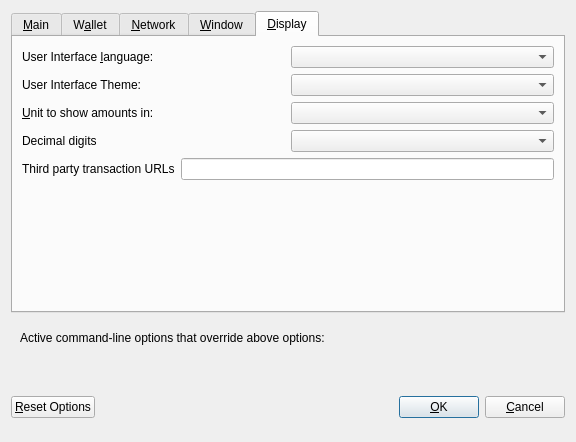
<?xml version="1.0" encoding="UTF-8"?>
<ui version="4.0">
 <class>OptionsDialog</class>
 <widget class="QDialog" name="OptionsDialog">
  <property name="geometry">
   <rect>
    <x>0</x>
    <y>0</y>
    <width>576</width>
    <height>442</height>
   </rect>
  </property>
  <property name="windowTitle">
   <string>Options</string>
  </property>
  <property name="modal">
   <bool>true</bool>
  </property>
  <layout class="QVBoxLayout" name="verticalLayout">
   <item>
    <widget class="QTabWidget" name="tabWidget">
     <property name="currentIndex">
      <number>4</number>
     </property>
     <widget class="QWidget" name="tabMain">
      <attribute name="title">
       <string>&amp;Main</string>
      </attribute>
      <layout class="QVBoxLayout" name="verticalLayout_Main">
       <item>
        <widget class="QCheckBox" name="bitcoinAtStartup">
         <property name="toolTip">
          <string>Automatically start PhoneCoin after logging in to the system.</string>
         </property>
         <property name="text">
          <string>&amp;Start PhoneCoin on system login</string>
         </property>
        </widget>
       </item>
       <item>
        <layout class="QHBoxLayout" name="horizontalLayout_2_Main">
         <item>
          <widget class="QLabel" name="databaseCacheLabel">
           <property name="text">
            <string>Size of &amp;database cache</string>
           </property>
           <property name="textFormat">
            <enum>Qt::PlainText</enum>
           </property>
           <property name="buddy">
            <cstring>databaseCache</cstring>
           </property>
          </widget>
         </item>
         <item>
          <widget class="QSpinBox" name="databaseCache"/>
         </item>
         <item>
          <widget class="QLabel" name="databaseCacheUnitLabel">
           <property name="text">
            <string>MB</string>
           </property>
           <property name="textFormat">
            <enum>Qt::PlainText</enum>
           </property>
          </widget>
         </item>
         <item>
          <spacer name="horizontalSpacer_2_Main">
           <property name="orientation">
            <enum>Qt::Horizontal</enum>
           </property>
           <property name="sizeHint" stdset="0">
            <size>
             <width>40</width>
             <height>20</height>
            </size>
           </property>
          </spacer>
         </item>
        </layout>
       </item>
       <item>
        <layout class="QHBoxLayout" name="horizontalLayout_3_Main">
         <item>
          <widget class="QLabel" name="threadsScriptVerifLabel">
           <property name="text">
            <string>Number of script &amp;verification threads</string>
           </property>
           <property name="textFormat">
            <enum>Qt::PlainText</enum>
           </property>
           <property name="buddy">
            <cstring>threadsScriptVerif</cstring>
           </property>
          </widget>
         </item>
         <item>
          <widget class="QSpinBox" name="threadsScriptVerif">
           <property name="toolTip">
            <string>(0 = auto, &lt;0 = leave that many cores free)</string>
           </property>
          </widget>
         </item>
         <item>
          <spacer name="horizontalSpacer_3_Main">
           <property name="orientation">
            <enum>Qt::Horizontal</enum>
           </property>
           <property name="sizeHint" stdset="0">
            <size>
             <width>40</width>
             <height>20</height>
            </size>
           </property>
          </spacer>
         </item>
        </layout>
       </item>
       <item>
        <spacer name="verticalSpacer_2">
         <property name="orientation">
          <enum>Qt::Vertical</enum>
         </property>
         <property name="sizeHint" stdset="0">
          <size>
           <width>20</width>
           <height>40</height>
          </size>
         </property>
        </spacer>
       </item>
       <item>
        <layout class="QHBoxLayout" name="horizontalLayout_3">
         <item>
          <widget class="QLabel" name="percentage_label">
           <property name="toolTip">
            <string>This setting determines the amount of individual masternodes that an input will be anonymized through.&lt;br/&gt;More rounds of anonymization gives a higher degree of privacy, but also costs more in fees.</string>
           </property>
           <property name="text">
            <string>Obfuscation rounds to use</string>
           </property>
          </widget>
         </item>
         <item>
          <widget class="QSpinBox" name="obfuscationRounds">
           <property name="minimum">
            <number>10</number>
           </property>
           <property name="maximum">
            <number>100</number>
           </property>
          </widget>
         </item>
        </layout>
       </item>
       <item>
        <layout class="QHBoxLayout" name="horizontalLayout">
         <item>
          <widget class="QLabel" name="label_2">
           <property name="toolTip">
            <string>This amount acts as a threshold to turn off Obfuscation once it's reached.</string>
           </property>
           <property name="statusTip">
            <string notr="true"/>
           </property>
           <property name="whatsThis">
            <string notr="true"/>
           </property>
           <property name="accessibleName">
            <string notr="true"/>
           </property>
           <property name="accessibleDescription">
            <string notr="true"/>
           </property>
           <property name="text">
            <string>Amount of PhoneCoin to keep anonymized</string>
           </property>
          </widget>
         </item>
         <item>
          <widget class="QSpinBox" name="anonymizePhc">
           <property name="minimum">
            <number>100</number>
           </property>
           <property name="maximum">
            <number>100000</number>
           </property>
           <property name="singleStep">
            <number>100</number>
           </property>
           <property name="value">
            <number>1000</number>
           </property>
          </widget>
         </item>
        </layout>
       </item>
      </layout>
     </widget>
     <widget class="QWidget" name="tabWallet">
      <attribute name="title">
       <string>W&amp;allet</string>
      </attribute>
      <layout class="QVBoxLayout" name="verticalLayout_Wallet">
       <item>
        <widget class="QGroupBox" name="groupBox">
         <property name="title">
          <string>Expert</string>
         </property>
         <layout class="QVBoxLayout" name="verticalLayout_2">
          <item>
           <widget class="QCheckBox" name="coinControlFeatures">
            <property name="toolTip">
             <string>Whether to show coin control features or not.</string>
            </property>
            <property name="text">
             <string>Enable coin &amp;control features</string>
            </property>
           </widget>
          </item>
          <item>
           <widget class="QCheckBox" name="showMasternodesTab">
            <property name="toolTip">
             <string>Show additional tab listing all your masternodes in first sub-tab&lt;br/&gt;and all masternodes on the network in second sub-tab.</string>
            </property>
            <property name="text">
             <string>Show Masternodes Tab</string>
            </property>
           </widget>
          </item>
          <item>
           <widget class="QCheckBox" name="spendZeroConfChange">
            <property name="toolTip">
             <string>If you disable the spending of unconfirmed change, the change from a transaction&lt;br/&gt;cannot be used until that transaction has at least one confirmation.&lt;br/&gt;This also affects how your balance is computed.</string>
            </property>
            <property name="text">
             <string>&amp;Spend unconfirmed change</string>
            </property>
           </widget>
          </item>
         </layout>
        </widget>
       </item>
       <item>
        <spacer name="verticalSpacer_Wallet">
         <property name="orientation">
          <enum>Qt::Vertical</enum>
         </property>
         <property name="sizeHint" stdset="0">
          <size>
           <width>20</width>
           <height>40</height>
          </size>
         </property>
        </spacer>
       </item>
      </layout>
     </widget>
     <widget class="QWidget" name="tabNetwork">
      <attribute name="title">
       <string>&amp;Network</string>
      </attribute>
      <layout class="QVBoxLayout" name="verticalLayout_Network">
       <item>
        <widget class="QCheckBox" name="mapPortUpnp">
         <property name="toolTip">
          <string>Automatically open the PhoneCoin client port on the router. This only works when your router supports UPnP and it is enabled.</string>
         </property>
         <property name="text">
          <string>Map port using &amp;UPnP</string>
         </property>
        </widget>
       </item>
       <item>
        <widget class="QCheckBox" name="allowIncoming">
         <property name="toolTip">
          <string>Accept connections from outside</string>
         </property>
         <property name="text">
          <string>Allow incoming connections</string>
         </property>
        </widget>
       </item>
       <item>
        <widget class="QCheckBox" name="connectSocks">
         <property name="toolTip">
          <string>Connect to the PhoneCoin network through a SOCKS5 proxy.</string>
         </property>
         <property name="text">
          <string>&amp;Connect through SOCKS5 proxy (default proxy):</string>
         </property>
        </widget>
       </item>
       <item>
        <layout class="QHBoxLayout" name="horizontalLayout_1_Network">
         <item>
          <widget class="QLabel" name="proxyIpLabel">
           <property name="text">
            <string>Proxy &amp;IP:</string>
           </property>
           <property name="textFormat">
            <enum>Qt::PlainText</enum>
           </property>
           <property name="buddy">
            <cstring>proxyIp</cstring>
           </property>
          </widget>
         </item>
         <item>
          <widget class="QValidatedLineEdit" name="proxyIp">
           <property name="minimumSize">
            <size>
             <width>140</width>
             <height>0</height>
            </size>
           </property>
           <property name="maximumSize">
            <size>
             <width>140</width>
             <height>16777215</height>
            </size>
           </property>
           <property name="toolTip">
            <string>IP address of the proxy (e.g. IPv4: 127.0.0.1 / IPv6: ::1)</string>
           </property>
          </widget>
         </item>
         <item>
          <widget class="QLabel" name="proxyPortLabel">
           <property name="text">
            <string>&amp;Port:</string>
           </property>
           <property name="textFormat">
            <enum>Qt::PlainText</enum>
           </property>
           <property name="buddy">
            <cstring>proxyPort</cstring>
           </property>
          </widget>
         </item>
         <item>
          <widget class="QLineEdit" name="proxyPort">
           <property name="minimumSize">
            <size>
             <width>55</width>
             <height>0</height>
            </size>
           </property>
           <property name="maximumSize">
            <size>
             <width>55</width>
             <height>16777215</height>
            </size>
           </property>
           <property name="toolTip">
            <string>Port of the proxy (e.g. 9050)</string>
           </property>
          </widget>
         </item>
         <item>
          <spacer name="horizontalSpacer_1_Network">
           <property name="orientation">
            <enum>Qt::Horizontal</enum>
           </property>
           <property name="sizeHint" stdset="0">
            <size>
             <width>40</width>
             <height>20</height>
            </size>
           </property>
          </spacer>
         </item>
        </layout>
       </item>
       <item>
        <spacer name="verticalSpacer_Network">
         <property name="orientation">
          <enum>Qt::Vertical</enum>
         </property>
         <property name="sizeHint" stdset="0">
          <size>
           <width>20</width>
           <height>40</height>
          </size>
         </property>
        </spacer>
       </item>
      </layout>
     </widget>
     <widget class="QWidget" name="tabWindow">
      <attribute name="title">
       <string>&amp;Window</string>
      </attribute>
      <layout class="QVBoxLayout" name="verticalLayout_Window">
       <item>
        <widget class="QCheckBox" name="minimizeToTray">
         <property name="toolTip">
          <string>Show only a tray icon after minimizing the window.</string>
         </property>
         <property name="text">
          <string>&amp;Minimize to the tray instead of the taskbar</string>
         </property>
        </widget>
       </item>
       <item>
        <widget class="QCheckBox" name="minimizeOnClose">
         <property name="toolTip">
          <string>Minimize instead of exit the application when the window is closed. When this option is enabled, the application will be closed only after selecting Quit in the menu.</string>
         </property>
         <property name="text">
          <string>M&amp;inimize on close</string>
         </property>
        </widget>
       </item>
       <item>
        <spacer name="verticalSpacer_Window">
         <property name="orientation">
          <enum>Qt::Vertical</enum>
         </property>
         <property name="sizeHint" stdset="0">
          <size>
           <width>20</width>
           <height>40</height>
          </size>
         </property>
        </spacer>
       </item>
      </layout>
     </widget>
     <widget class="QWidget" name="tabDisplay">
      <attribute name="title">
       <string>&amp;Display</string>
      </attribute>
      <layout class="QVBoxLayout" name="verticalLayout_Display">
       <item>
        <layout class="QHBoxLayout" name="horizontalLayout_1_Display">
         <item>
          <widget class="QLabel" name="langLabel">
           <property name="text">
            <string>User Interface &amp;language:</string>
           </property>
           <property name="textFormat">
            <enum>Qt::PlainText</enum>
           </property>
           <property name="buddy">
            <cstring>lang</cstring>
           </property>
          </widget>
         </item>
         <item>
          <widget class="QValueComboBox" name="lang">
           <property name="toolTip">
            <string>The user interface language can be set here. This setting will take effect after restarting PhoneCoin.</string>
           </property>
          </widget>
         </item>
        </layout>
       </item>
       <item>
        <layout class="QHBoxLayout" name="horizontalLayout_4_Display" stretch="0,0">
         <item>
          <widget class="QLabel" name="themeLabel">
           <property name="text">
            <string>User Interface Theme:</string>
           </property>
          </widget>
         </item>
         <item>
          <widget class="QValueComboBox" name="theme"/>
         </item>
        </layout>
       </item>
       <item>
        <layout class="QHBoxLayout" name="horizontalLayout_2_Display">
         <item>
          <widget class="QLabel" name="unitLabel">
           <property name="text">
            <string>&amp;Unit to show amounts in:</string>
           </property>
           <property name="textFormat">
            <enum>Qt::PlainText</enum>
           </property>
           <property name="buddy">
            <cstring>unit</cstring>
           </property>
          </widget>
         </item>
         <item>
          <widget class="QValueComboBox" name="unit">
           <property name="toolTip">
            <string>Choose the default subdivision unit to show in the interface and when sending coins.</string>
           </property>
          </widget>
         </item>
        </layout>
       </item>
       <item>
        <layout class="QHBoxLayout" name="horizontalLayout_5_Display">
         <item>
          <widget class="QLabel" name="digitsLabel">
           <property name="text">
            <string>Decimal digits</string>
           </property>
          </widget>
         </item>
         <item>
          <widget class="QValueComboBox" name="digits"/>
         </item>
        </layout>
       </item>
       <item>
        <layout class="QHBoxLayout" name="horizontalLayout_3_Display">
         <item>
          <widget class="QLabel" name="thirdPartyTxUrlsLabel">
           <property name="toolTip">
            <string>Third party URLs (e.g. a block explorer) that appear in the transactions tab as context menu items. %s in the URL is replaced by transaction hash. Multiple URLs are separated by vertical bar |.</string>
           </property>
           <property name="text">
            <string>Third party transaction URLs</string>
           </property>
           <property name="buddy">
            <cstring>thirdPartyTxUrls</cstring>
           </property>
          </widget>
         </item>
         <item>
          <widget class="QLineEdit" name="thirdPartyTxUrls">
           <property name="toolTip">
            <string>Third party URLs (e.g. a block explorer) that appear in the transactions tab as context menu items. %s in the URL is replaced by transaction hash. Multiple URLs are separated by vertical bar |.</string>
           </property>
          </widget>
         </item>
        </layout>
       </item>
       <item>
        <spacer name="verticalSpacer">
         <property name="orientation">
          <enum>Qt::Vertical</enum>
         </property>
         <property name="sizeHint" stdset="0">
          <size>
           <width>20</width>
           <height>40</height>
          </size>
         </property>
        </spacer>
       </item>
      </layout>
     </widget>
    </widget>
   </item>
   <item>
    <widget class="QFrame" name="frame">
     <layout class="QVBoxLayout" name="verticalLayout_Bottom">
      <item>
       <layout class="QHBoxLayout" name="horizontalLayout_Bottom">
        <item>
         <widget class="QLabel" name="overriddenByCommandLineInfoLabel">
          <property name="text">
           <string>Active command-line options that override above options:</string>
          </property>
          <property name="textFormat">
           <enum>Qt::PlainText</enum>
          </property>
         </widget>
        </item>
        <item>
         <spacer name="horizontalSpacer_Bottom">
          <property name="orientation">
           <enum>Qt::Horizontal</enum>
          </property>
          <property name="sizeHint" stdset="0">
           <size>
            <width>40</width>
            <height>20</height>
           </size>
          </property>
         </spacer>
        </item>
       </layout>
      </item>
      <item>
       <widget class="QLabel" name="overriddenByCommandLineLabel">
        <property name="text">
         <string/>
        </property>
        <property name="textFormat">
         <enum>Qt::PlainText</enum>
        </property>
        <property name="wordWrap">
         <bool>true</bool>
        </property>
       </widget>
      </item>
     </layout>
    </widget>
   </item>
   <item>
    <layout class="QHBoxLayout" name="horizontalLayout_Buttons">
     <item>
      <widget class="QPushButton" name="resetButton">
       <property name="toolTip">
        <string>Reset all client options to default.</string>
       </property>
       <property name="text">
        <string>&amp;Reset Options</string>
       </property>
       <property name="autoDefault">
        <bool>false</bool>
       </property>
      </widget>
     </item>
     <item>
      <spacer name="horizontalSpacer_1">
       <property name="orientation">
        <enum>Qt::Horizontal</enum>
       </property>
       <property name="sizeHint" stdset="0">
        <size>
         <width>40</width>
         <height>48</height>
        </size>
       </property>
      </spacer>
     </item>
     <item>
      <widget class="QLabel" name="statusLabel">
       <property name="minimumSize">
        <size>
         <width>200</width>
         <height>0</height>
        </size>
       </property>
       <property name="font">
        <font>
         <weight>75</weight>
         <bold>true</bold>
        </font>
       </property>
       <property name="text">
        <string/>
       </property>
       <property name="textFormat">
        <enum>Qt::PlainText</enum>
       </property>
       <property name="wordWrap">
        <bool>true</bool>
       </property>
      </widget>
     </item>
     <item>
      <spacer name="horizontalSpacer_2">
       <property name="orientation">
        <enum>Qt::Horizontal</enum>
       </property>
       <property name="sizeHint" stdset="0">
        <size>
         <width>40</width>
         <height>48</height>
        </size>
       </property>
      </spacer>
     </item>
     <item>
      <widget class="QPushButton" name="okButton">
       <property name="text">
        <string>&amp;OK</string>
       </property>
       <property name="autoDefault">
        <bool>false</bool>
       </property>
       <property name="default">
        <bool>true</bool>
       </property>
      </widget>
     </item>
     <item>
      <widget class="QPushButton" name="cancelButton">
       <property name="text">
        <string>&amp;Cancel</string>
       </property>
       <property name="autoDefault">
        <bool>false</bool>
       </property>
      </widget>
     </item>
    </layout>
   </item>
  </layout>
 </widget>
 <customwidgets>
  <customwidget>
   <class>QValidatedLineEdit</class>
   <extends>QLineEdit</extends>
   <header>qvalidatedlineedit.h</header>
  </customwidget>
  <customwidget>
   <class>QValueComboBox</class>
   <extends>QComboBox</extends>
   <header>qvaluecombobox.h</header>
  </customwidget>
 </customwidgets>
 <resources/>
 <connections/>
</ui>
